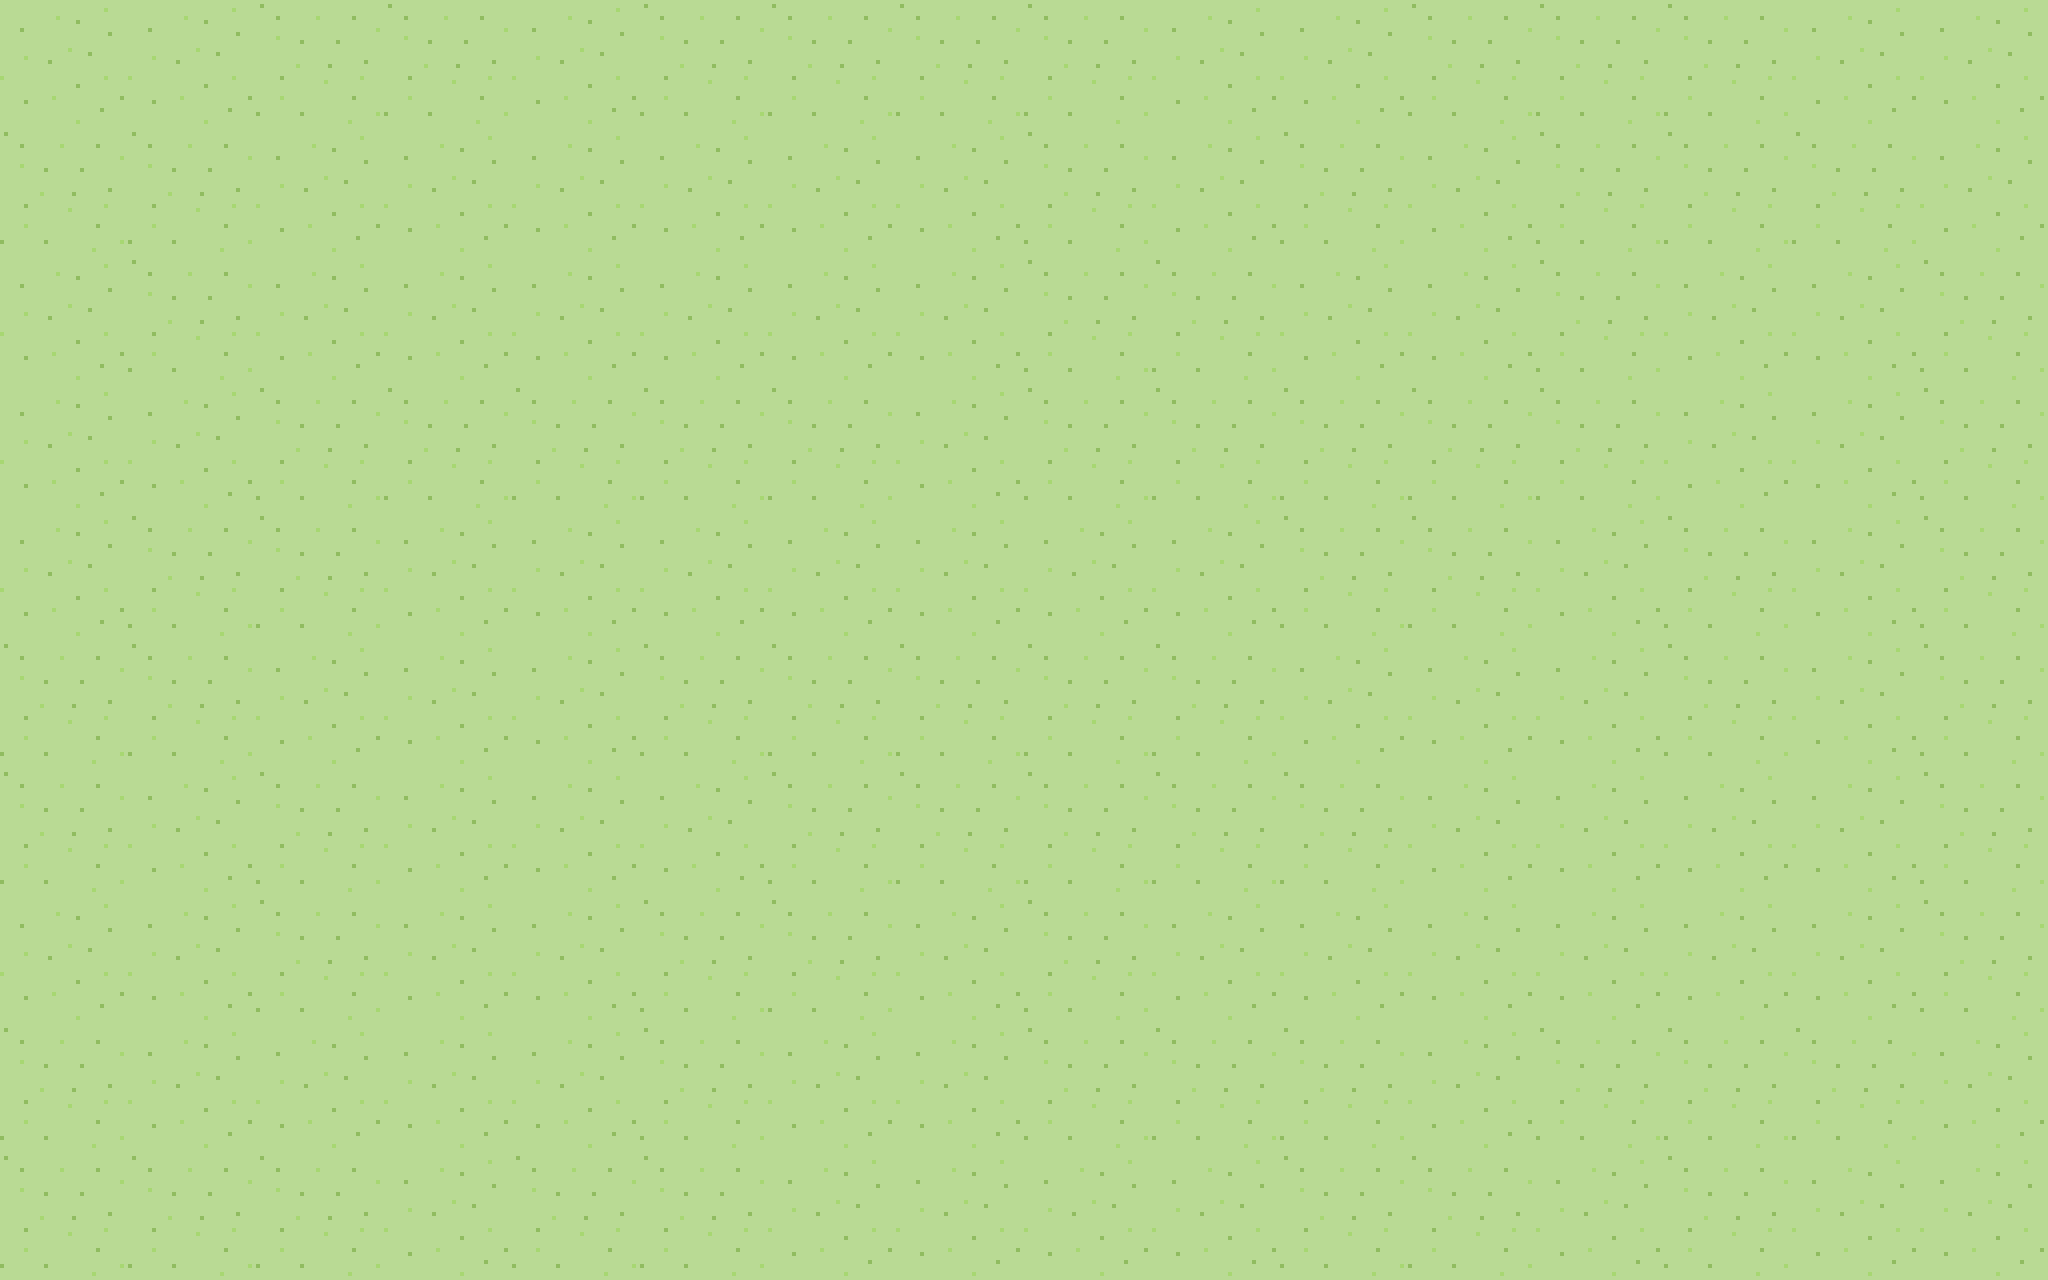

This is a level from a 2D game, rendered from its Tiled map with the project's own tilesets. A one-line summary and the map file follow, with tile-layer data summarised:
An orthogonal 16x10 tile map with 128x128 px tiles, 1 tile layer (Tile Layer 1).

<map version="1.2" tiledversion="1.2.5" orientation="orthogonal" renderorder="right-down" width="16" height="10" tilewidth="128" tileheight="128" infinite="0" nextlayerid="2" nextobjectid="1">
 <tileset firstgid="1" name="grass" tilewidth="128" tileheight="128" tilecount="2" columns="1">
  <image source="grass.png" width="128" height="256" />
 </tileset>
 <layer id="1" name="Tile Layer 1" width="16" height="10">
  <data>[160 cells, 160 non-empty, 2 distinct tile ids]</data>
 </layer>
</map>
